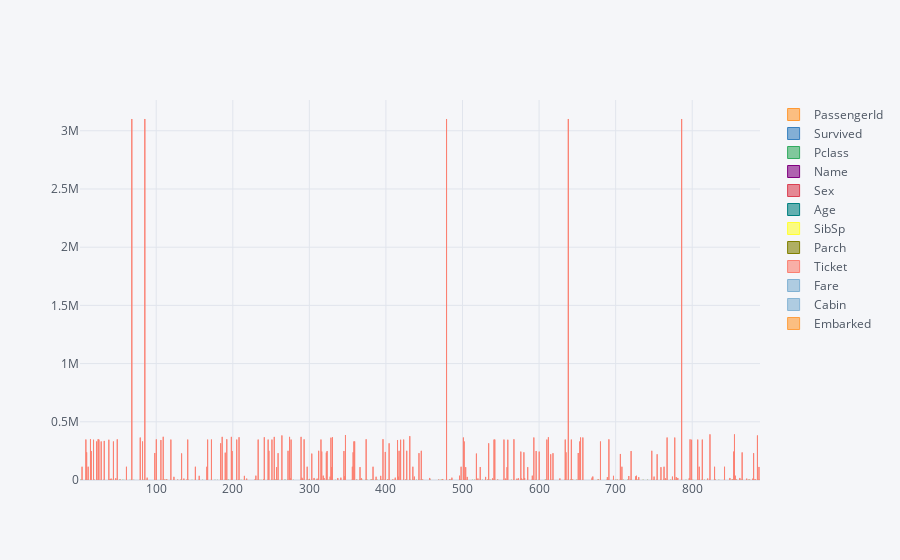

The code cell stored with this chart in its notebook:
### Code cell
female_train.iplot(kind='bar')

### Figure 1 — Plotly figure (JSON) as saved in the notebook; plotly's stock layout.template omitted (floating-point values rounded to 4 significant figures; data arrays with more than 128 entries replaced by an {"elided": "..."} marker saying what was removed)
{"data": [{"marker": {"color": "rgba(255, 153, 51, 0.6)", "line": {"color": "rgba(255, 153, 51, 1.0)", "width": 1}}, "name": "PassengerId", "orientation": "v", "text": "", "type": "bar", "x": {"elided": "314 int values"}, "y": {"elided": "314 int values"}}, {"marker": {"color": "rgba(55, 128, 191, 0.6)", "line": {"color": "rgba(55, 128, 191, 1.0)", "width": 1}}, "name": "Survived", "orientation": "v", "text": "", "type": "bar", "x": {"elided": "314 int values"}, "y": {"elided": "314 int values"}}, {"marker": {"color": "rgba(50, 171, 96, 0.6)", "line": {"color": "rgba(50, 171, 96, 1.0)", "width": 1}}, "name": "Pclass", "orientation": "v", "text": "", "type": "bar", "x": {"elided": "314 int values"}, "y": {"elided": "314 int values"}}, {"marker": {"color": "rgba(128, 0, 128, 0.6)", "line": {"color": "rgba(128, 0, 128, 1.0)", "width": 1}}, "name": "Name", "orientation": "v", "text": "", "type": "bar", "x": {"elided": "314 int values"}, "y": {"elided": "314 str values"}}, {"marker": {"color": "rgba(219, 64, 82, 0.6)", "line": {"color": "rgba(219, 64, 82, 1.0)", "width": 1}}, "name": "Sex", "orientation": "v", "text": "", "type": "bar", "x": {"elided": "314 int values"}, "y": {"elided": "314 str values"}}, {"marker": {"color": "rgba(0, 128, 128, 0.6)", "line": {"color": "rgba(0, 128, 128, 1.0)", "width": 1}}, "name": "Age", "orientation": "v", "text": "", "type": "bar", "x": {"elided": "314 int values"}, "y": {"elided": "314 mixed values"}}, {"marker": {"color": "rgba(255, 255, 51, 0.6)", "line": {"color": "rgba(255, 255, 51, 1.0)", "width": 1}}, "name": "SibSp", "orientation": "v", "text": "", "type": "bar", "x": {"elided": "314 int values"}, "y": {"elided": "314 int values"}}, {"marker": {"color": "rgba(128, 128, 0, 0.6)", "line": {"color": "rgba(128, 128, 0, 1.0)", "width": 1}}, "name": "Parch", "orientation": "v", "text": "", "type": "bar", "x": {"elided": "314 int values"}, "y": {"elided": "314 int values"}}, {"marker": {"color": "rgba(251, 128, 114, 0.6)", "line": {"color": "rgba(251, 128, 114, 1.0)", "width": 1}}, "name": "Ticket", "orientation": "v", "text": "", "type": "bar", "x": {"elided": "314 int values"}, "y": {"elided": "314 str values"}}, {"marker": {"color": "rgba(128, 177, 211, 0.6)", "line": {"color": "rgba(128, 177, 211, 1.0)", "width": 1}}, "name": "Fare", "orientation": "v", "text": "", "type": "bar", "x": {"elided": "314 int values"}, "y": {"elided": "314 float values"}}, {"marker": {"color": "rgba(128, 177, 211, 0.6)", "line": {"color": "rgba(128, 177, 211, 0.8999999999999999)", "width": 1}}, "name": "Cabin", "orientation": "v", "text": "", "type": "bar", "x": {"elided": "314 int values"}, "y": {"elided": "314 str values"}}, {"marker": {"color": "rgba(255, 153, 51, 0.6)", "line": {"color": "rgba(255, 153, 51, 0.8999999999999999)", "width": 1}}, "name": "Embarked", "orientation": "v", "text": "", "type": "bar", "x": {"elided": "314 int values"}, "y": {"elided": "314 str values"}}], "layout": {"legend": {"bgcolor": "#F5F6F9", "font": {"color": "#4D5663"}}, "paper_bgcolor": "#F5F6F9", "plot_bgcolor": "#F5F6F9", "title": {"font": {"color": "#4D5663"}}, "xaxis": {"gridcolor": "#E1E5ED", "showgrid": true, "tickfont": {"color": "#4D5663"}, "title": {"font": {"color": "#4D5663"}, "text": ""}, "zerolinecolor": "#E1E5ED"}, "yaxis": {"gridcolor": "#E1E5ED", "showgrid": true, "tickfont": {"color": "#4D5663"}, "title": {"font": {"color": "#4D5663"}, "text": ""}, "zerolinecolor": "#E1E5ED"}}}
